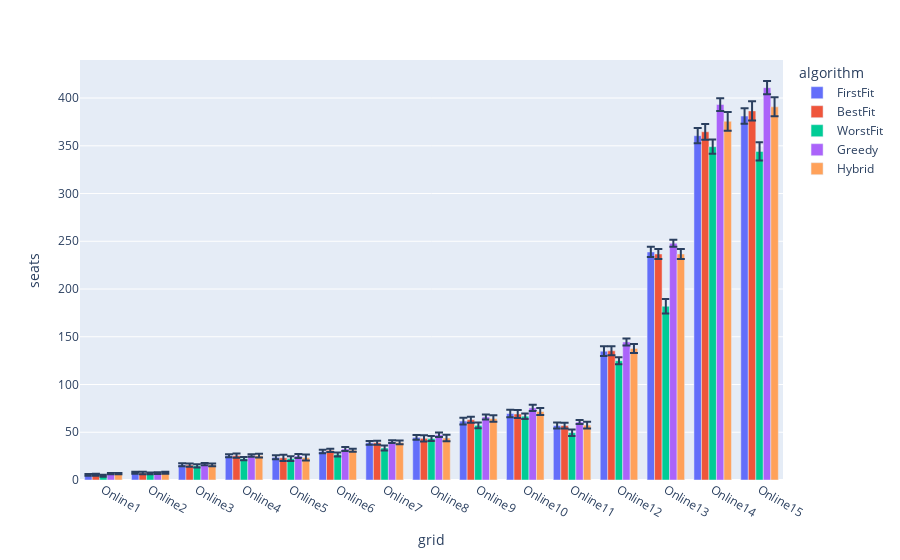

The notebook cell saved with this chart:
### Markdown cell above
The mean performance of each algorithm per grid:

### Code cell
bar_mean = px.bar(df_sim_comb, x='grid', color='algorithm', y='seats', barmode='group', error_y='std')
bar_mean.show()

### Figure 1 — Plotly figure (JSON) as saved in the notebook; plotly's stock layout.template omitted (floating-point values rounded to 4 significant figures)
{"data": [{"alignmentgroup": "True", "error_y": {"array": [1.025, 1.032, 1.478, 1.617, 2.076, 1.881, 2.0, 2.547, 3.477, 3.98, 3.194, 5.059, 5.386, 8.031, 8.138]}, "hovertemplate": "algorithm=FirstFit<br>grid=%{x}<br>seats=%{y}<extra></extra>", "legendgroup": "FirstFit", "marker": {"color": "#636efa"}, "name": "FirstFit", "offsetgroup": "FirstFit", "orientation": "v", "showlegend": true, "textposition": "auto", "type": "bar", "x": ["Online1", "Online2", "Online3", "Online4", "Online5", "Online6", "Online7", "Online8", "Online9", "Online10", "Online11", "Online12", "Online13", "Online14", "Online15"], "xaxis": "x", "y": [5.36, 7.58, 15.98, 25.42, 23.76, 29.88, 38.96, 44.62, 61.7, 69.6, 57, 135.0, 238.8, 360.6, 381.1], "yaxis": "y"}, {"alignmentgroup": "True", "error_y": {"array": [1.03, 1.225, 1.654, 2.159, 3.32, 1.719, 1.985, 3.244, 3.158, 4.084, 3.044, 4.769, 5.278, 8.25, 9.964]}, "hovertemplate": "algorithm=BestFit<br>grid=%{x}<br>seats=%{y}<extra></extra>", "legendgroup": "BestFit", "marker": {"color": "#EF553B"}, "name": "BestFit", "offsetgroup": "BestFit", "orientation": "v", "showlegend": true, "textposition": "auto", "type": "bar", "x": ["Online1", "Online2", "Online3", "Online4", "Online5", "Online6", "Online7", "Online8", "Online9", "Online10", "Online11", "Online12", "Online13", "Online14", "Online15"], "xaxis": "x", "y": [5.6, 7.36, 15.6, 25.5, 23.2, 31.06, 39.02, 43.64, 63.16, 69.12, 57, 135.3, 236.7, 364.7, 386.6], "yaxis": "y"}, {"alignmentgroup": "True", "error_y": {"array": [1.107, 0.9982, 1.73, 1.636, 2.532, 2.204, 2.509, 2.508, 3.024, 2.816, 3.381, 3.655, 7.684, 7.472, 9.582]}, "hovertemplate": "algorithm=WorstFit<br>grid=%{x}<br>seats=%{y}<extra></extra>", "legendgroup": "WorstFit", "marker": {"color": "#00cc96"}, "name": "WorstFit", "offsetgroup": "WorstFit", "orientation": "v", "showlegend": true, "textposition": "auto", "type": "bar", "x": ["Online1", "Online2", "Online3", "Online4", "Online5", "Online6", "Online7", "Online8", "Online9", "Online10", "Online11", "Online12", "Online13", "Online14", "Online15"], "xaxis": "x", "y": [4.4, 6.94, 14.84, 22.34, 22.42, 26.72, 33.52, 43.44, 57.2, 66.78, 49.58, 124.8, 182.0, 349.1, 344.1], "yaxis": "y"}, {"alignmentgroup": "True", "error_y": {"array": [0.6061, 0.8992, 1.143, 1.392, 1.99, 2.112, 1.414, 2.339, 2.634, 3.284, 2.169, 3.732, 3.59, 6.668, 6.987]}, "hovertemplate": "algorithm=Greedy<br>grid=%{x}<br>seats=%{y}<extra></extra>", "legendgroup": "Greedy", "marker": {"color": "#ab63fa"}, "name": "Greedy", "offsetgroup": "Greedy", "orientation": "v", "showlegend": true, "textposition": "auto", "type": "bar", "x": ["Online1", "Online2", "Online3", "Online4", "Online5", "Online6", "Online7", "Online8", "Online9", "Online10", "Online11", "Online12", "Online13", "Online14", "Online15"], "xaxis": "x", "y": [6.6, 7.26, 16.6, 25.68, 25.14, 32.5, 40.14, 47.28, 66.04, 75.5, 60.7, 144.5, 247.9, 393.2, 410.9], "yaxis": "y"}, {"alignmentgroup": "True", "error_y": {"array": [0.6061, 1.092, 1.49, 2.072, 3.112, 1.674, 1.994, 3.347, 3.469, 3.626, 3.424, 4.708, 5.137, 9.793, 9.967]}, "hovertemplate": "algorithm=Hybrid<br>grid=%{x}<br>seats=%{y}<extra></extra>", "legendgroup": "Hybrid", "marker": {"color": "#FFA15A"}, "name": "Hybrid", "offsetgroup": "Hybrid", "orientation": "v", "showlegend": true, "textposition": "auto", "type": "bar", "x": ["Online1", "Online2", "Online3", "Online4", "Online5", "Online6", "Online7", "Online8", "Online9", "Online10", "Online11", "Online12", "Online13", "Online14", "Online15"], "xaxis": "x", "y": [6.6, 7.52, 15.84, 25.54, 23.48, 31.18, 39.32, 43.94, 64.36, 71.72, 57.46, 137.7, 236.7, 375.6, 390.8], "yaxis": "y"}], "layout": {"barmode": "group", "legend": {"title": {"text": "algorithm"}, "tracegroupgap": 0}, "margin": {"t": 60}, "xaxis": {"anchor": "y", "domain": [0, 1], "title": {"text": "grid"}}, "yaxis": {"anchor": "x", "domain": [0, 1], "title": {"text": "seats"}}}}
